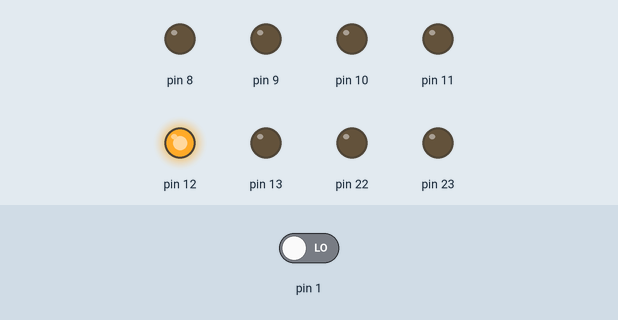
A sketch run on a simulated Arduino Uno, built with avr-gcc and run on an emulated ATmega328P. Shown: output pins drawn as LEDs (lit = HIGH). The test bench sets the inputs (shaded band); at power-on: pin 1 LOW.

Above: at 0.1 s.
Timing chart, 0 to 1.6 s (numbered marks = the images above):
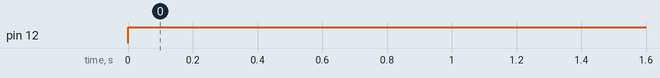

The sketch:

AND_Gate_without_macros_and_latch_control.ino
```cpp
#include <avr/io.h>
#include <util/delay.h>

int main(void)
{
  DDRB = 0xFF;
  DDRD = 0x00;
  int count;
  while(1)
  {
    if((PIND & 0x02) && (PIND & 0x03))
    {
      count = 1;
    }
    if(count == 1)
    {
      PORTB = 0b00010000;
    }
    if(count == 2)
    {
      PORTB = 0x00;
      count = 0;
    }
  }
}
```

Measured:
- by itself, pin 12: LOW → HIGH at 0.00 s
